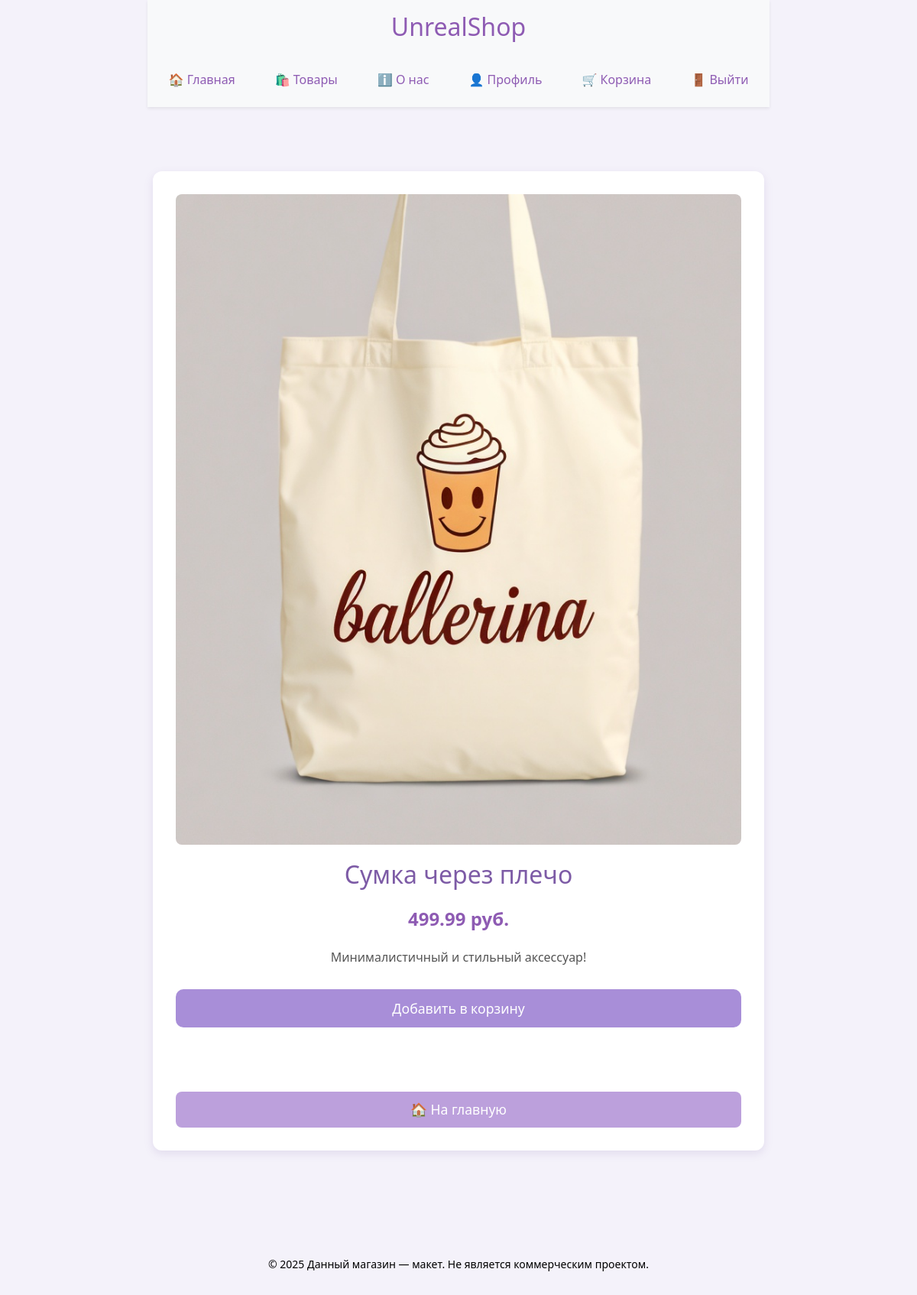
/product/2 (signed in), run on an earlier commit of the app's database.
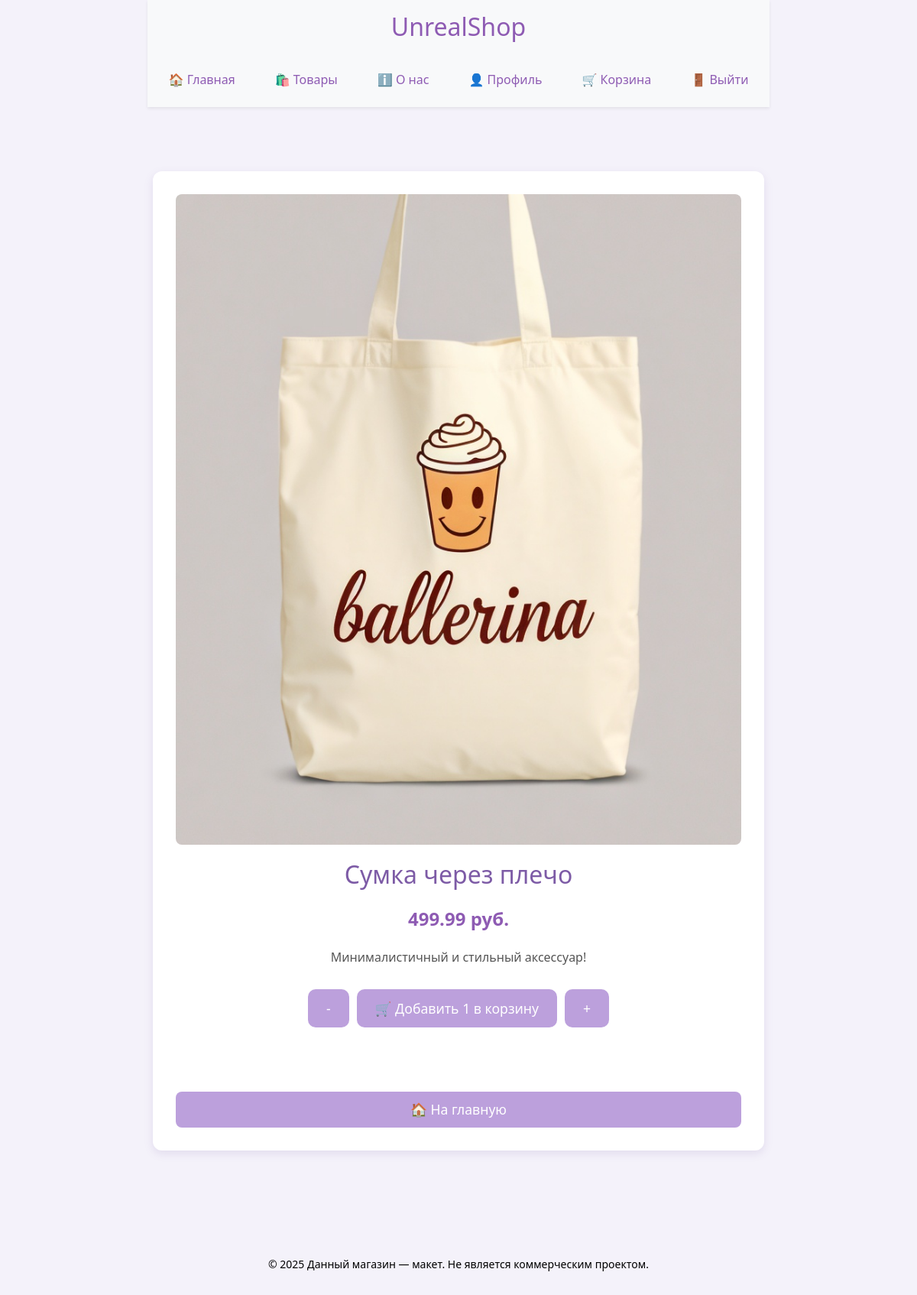
And on a later commit of the database.
### website/models.py (models this page shows)
class CartItem(db.Model):
    id = db.Column(db.Integer, primary_key=True)
    user_id = db.Column(db.Integer, db.ForeignKey('user.id'), nullable=False)  # Только для авторизованных
    product_id = db.Column(db.Integer, db.ForeignKey('product.id'), nullable=False)
    quantity = db.Column(db.Integer, default=1)
    product = db.relationship('Product', backref='cart_items')

### website/views.py (the view)
@views.route('/product/<int:product_id>')
def product(product_id):
    product = Product.query.get_or_404(product_id)
    cart_item = None  # по умолчанию значение
    if current_user.is_authenticated:
        cart_item = CartItem.query.filter_by(user_id=current_user.id, product_id=product.id).first()
    else:
        cart = session.get('cart', {})
        in_cart = str(product.id) in cart
        return render_template('product.html', product=product, in_cart=in_cart)
    return render_template('product.html', product=product, cart_item=cart_item)

### website/__init__.py (called while the page is built)
def create_app():
    app = Flask(__name__, static_folder='../static')
    app.secret_key = 'secretKey'
    app.config['SQLALCHEMY_DATABASE_URI'] = 'sqlite:///shop.db'
    app.config['SQLALCHEMY_TRACK_MODIFICATIONS'] = False
    db.init_app(app)
    migrate.init_app(app, db)  # Если используете Flask-Migrate
    from .views import views
    from .auth import auth
    app.register_blueprint(views)
    app.register_blueprint(auth)
    with app.app_context():
        db.create_all()  # Создаёт таблицы при запуске приложения
    login_manager = LoginManager()
    login_manager.login_view = 'auth.login'
    login_manager.init_app(app)
    @login_manager.user_loader
    def load_user(user_id):
        return User.query.get(int(user_id))
    return app

### website/templates/product.html (shortened to what this page needs)
{% extends "base.html" %}
{% block content %}
<div class="product-page">
    <div class="product-details">
        <img src="{{ url_for('static', filename=product.image) }}" alt="{{ product.name }}">
        <h2>{{ product.name }}</h2>
        <p class="price">{{ product.price | round(2) }} руб.</p>
        <p class="description">{{ product.description }}</p>
        {% if current_user.is_authenticated %}
            {% if cart_item %}
                <div class="quantity-controls" style="display: flex; align-items: center; justify-content: center; gap: 10px;">
                    <form action="{{ url_for('views.decrease_quantity', product_id=product.id) }}" method="POST">
                        <button type="submit" class="btn">-</button>
                    </form>
                    <form action="{{ url_for('views.cart') }}">
                        <button type="submit" class="btn">🛒 Добавить {{ cart_item.quantity }} в корзину</button>
                    </form>
                    <form action="{{ url_for('views.add_to_cart', product_id=product.id) }}" method="POST">
                        <button type="submit" class="btn">+</button>
                    </form>
                </div>
            {% else %}
                <form action="{{ url_for('views.add_to_cart', product_id=product.id) }}" method="POST">
                    <button type="submit" class="btn btn-add-to-cart">Добавить в корзину</button>
                </form>
            {% endif %}
        {% else %}
            <a href="{{ url_for('auth.login') }}"><button class="btn btn-login">Войти, чтобы добавить</button></a>
        {% endif %}
        <br><br>
        <a href="{{ url_for('views.home') }}" class="btn btn-back">🏠 На главную</a>
    </div>
</div>
{% endblock %}

What changed in the data, as far as the page shows it:
added CartItem: quantity "1"
Also different on the page:
text no longer shown: "Добавить в корзину"
text now shown: "- 🛒 Добавить в корзину +"
